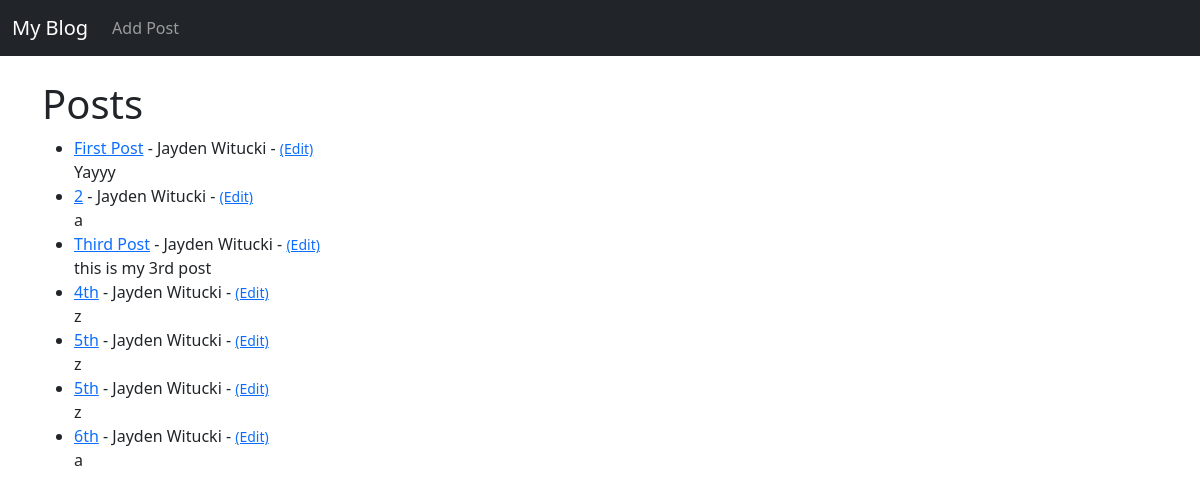
Before: / with the older database file.
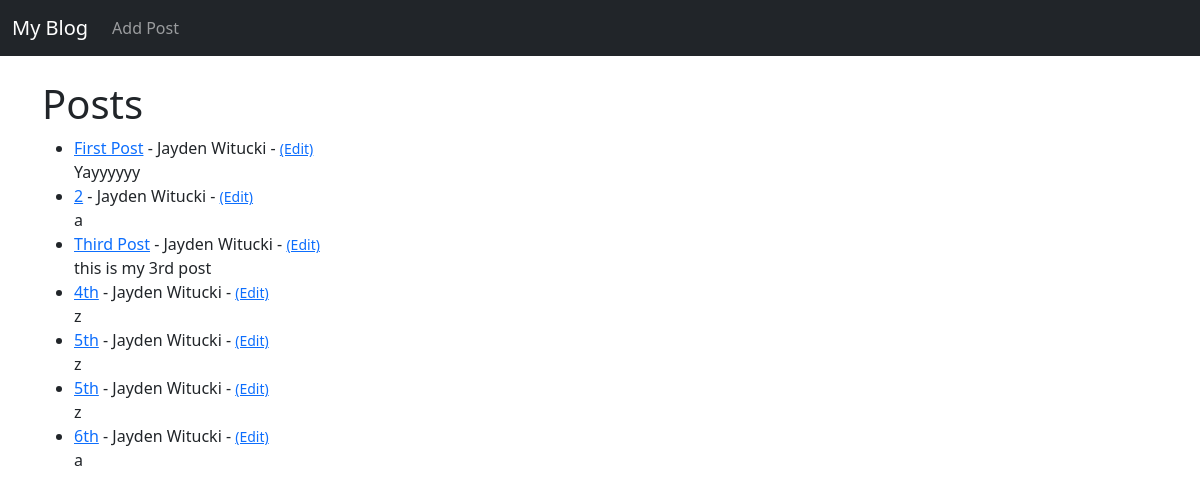
After: the same page with the newer database file.
### blog2/models.py (models this page shows, shortened)
class Post(models.Model):
    title = models.CharField(max_length = 255)
    title_tag = models.CharField(max_length = 255)
    author = models.ForeignKey(User, on_delete= models.CASCADE)
    body = models.TextField()

### blog2/views.py (the view)
# urls.py: path('', HomeView.as_view(), name= "home"),
class HomeView(ListView):
    model = Post
    template_name = 'home.html'

### blog2/templates/home.html
{% extends 'base.html' %}
{% block content %}
<h1>Posts</h1>
<ul>
{% for post in object_list %}
    <li><a href="{% url 'article-detail' post.pk %}">
        {{ post.title }}</a> - {{ post.author.first_name }}
        {{ post.author.last_name }} - <small> <a href="{% url 'update_post' post.pk %}"> (Edit) </a> </small><br/>
    {{ post.body }}</li>
{% endfor %}
</ul>
{% endblock %}

Changed rows visible on the page:
changed Post "First Post": body "Yayyy" → "Yayyyyyy"
